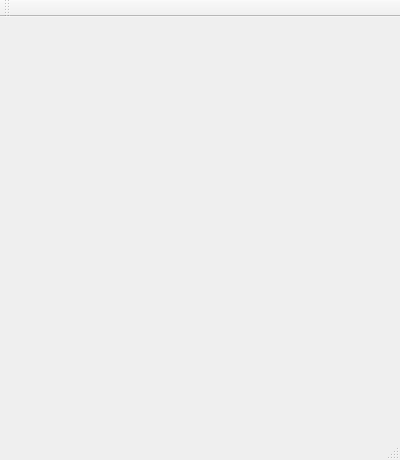
<?xml version="1.0" encoding="UTF-8"?>
<ui version="4.0">
 <class>MainWindowTetris</class>
 <widget class="QMainWindow" name="MainWindowTetris">
  <property name="geometry">
   <rect>
    <x>0</x>
    <y>0</y>
    <width>400</width>
    <height>460</height>
   </rect>
  </property>
  <property name="windowTitle">
   <string>MainWindowTetris</string>
  </property>
  <widget class="QWidget" name="centralWidget"/>
  <widget class="QMenuBar" name="menuBar">
   <property name="geometry">
    <rect>
     <x>0</x>
     <y>0</y>
     <width>400</width>
     <height>21</height>
    </rect>
   </property>
  </widget>
  <widget class="QToolBar" name="mainToolBar">
   <attribute name="toolBarArea">
    <enum>TopToolBarArea</enum>
   </attribute>
   <attribute name="toolBarBreak">
    <bool>false</bool>
   </attribute>
  </widget>
  <widget class="QStatusBar" name="statusBar"/>
 </widget>
 <layoutdefault spacing="6" margin="11"/>
 <resources/>
 <connections/>
</ui>
